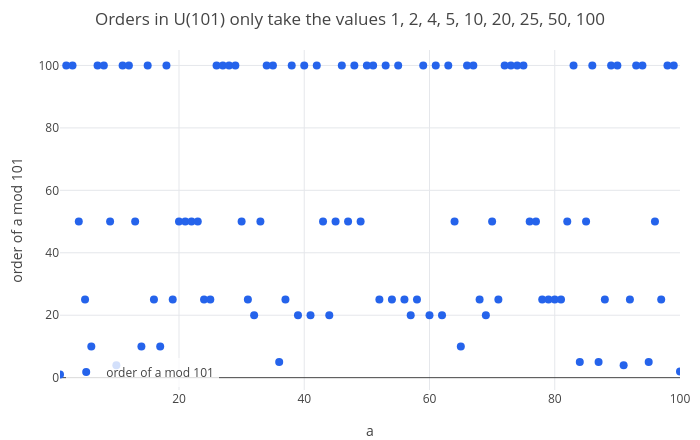

The cell this chart's notebook holds for it:
### Markdown cell above
The diagonal is all 1: every element squared is 1, so every element has order 1 or 2 and none generates the group.
This is the **Klein four-group**, the same as the symmetries of a rectangle (lesson 1, Try it). There are two different
groups with four elements: $\mathbb{Z}_4$ (with an element of order 4) and the Klein group (without one).

### Orders divide the group size

In $U(101)$, a group of 100 elements, every element has an order. The plot has one point per element $a = 1, \ldots,
100$: across is $a$, up is its order `multorder(a, 101)`.

### Code cell
O = table([a, multorder(a, 101)], a, 1, 100);
labels(title(legend(scatter(O, [a order]), "order of a mod 101"), "Orders in U(101) only take the values 1, 2, 4, 5, 10, 20, 25, 50, 100"), "a", "order of a mod 101")
divisors(100)

### Figure 1 — Plotly figure (JSON) as saved in the notebook; plotly's stock layout.template omitted (floating-point values rounded to 4 significant figures)
{"data": [{"marker": {"color": "#2563eb", "size": 8}, "mode": "markers", "name": "order of a mod 101", "type": "scatter", "x": [1, 2, 3, 4, 5, 6, 7, 8, 9, 10, 11, 12, 13, 14, 15, 16, 17, 18, 19, 20, 21, 22, 23, 24, 25, 26, 27, 28, 29, 30, 31, 32, 33, 34, 35, 36, 37, 38, 39, 40, 41, 42, 43, 44, 45, 46, 47, 48, 49, 50, 51, 52, 53, 54, 55, 56, 57, 58, 59, 60, 61, 62, 63, 64, 65, 66, 67, 68, 69, 70, 71, 72, 73, 74, 75, 76, 77, 78, 79, 80, 81, 82, 83, 84, 85, 86, 87, 88, 89, 90, 91, 92, 93, 94, 95, 96, 97, 98, 99, 100], "y": [1, 100, 100, 50, 25, 10, 100, 100, 50, 4, 100, 100, 50, 10, 100, 25, 10, 100, 25, 50, 50, 50, 50, 25, 25, 100, 100, 100, 100, 50, 25, 20, 50, 100, 100, 5, 25, 100, 20, 100, 20, 100, 50, 20, 50, 100, 50, 100, 50, 100, 100, 25, 100, 25, 100, 25, 20, 25, 100, 20, 100, 20, 100, 50, 10, 100, 100, 25, 20, 50, 25, 100, 100, 100, 100, 50, 50, 25, 25, 25, 25, 50, 100, 5, 50, 100, 5, 25, 100, 100, 4, 25, 100, 100, 5, 50, 25, 100, 100, 2]}], "layout": {"height": 440, "legend": {"bgcolor": "rgba(255,255,255,0.8)", "x": 0.01, "xanchor": "left", "y": 0.01, "yanchor": "bottom"}, "margin": {"b": 50, "l": 60, "r": 20, "t": 50}, "showlegend": true, "title": {"text": "Orders in U(101) only take the values 1, 2, 4, 5, 10, 20, 25, 50, 100"}, "width": 700, "xaxis": {"range": [1, 100], "title": {"text": "a"}, "zeroline": true}, "yaxis": {"range": [-3.95, 105.0], "title": {"text": "order of a mod 101"}, "zeroline": true}}}
